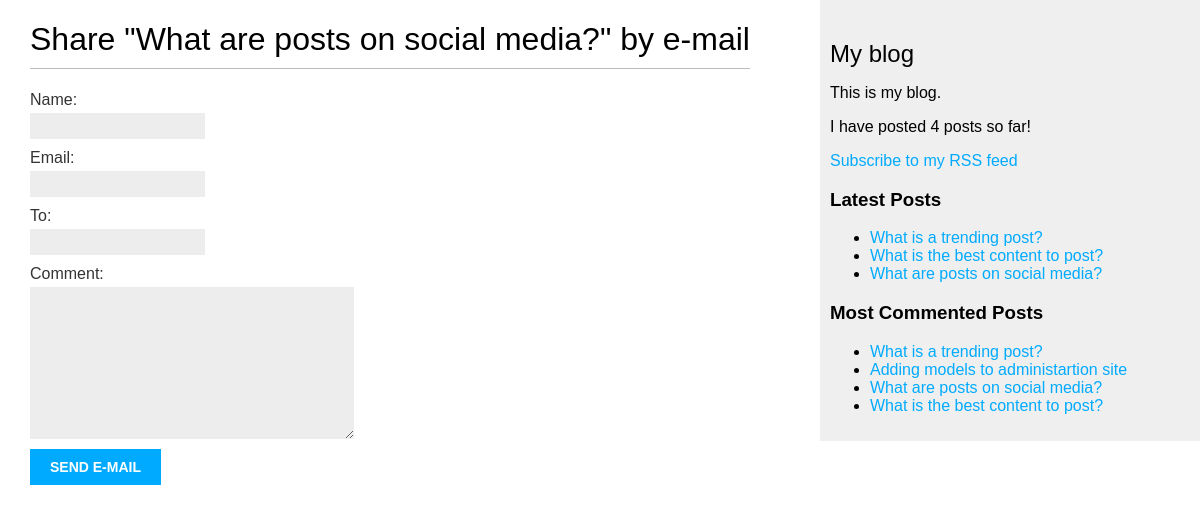
/blog/2/share/, run on an earlier commit of the app's database.
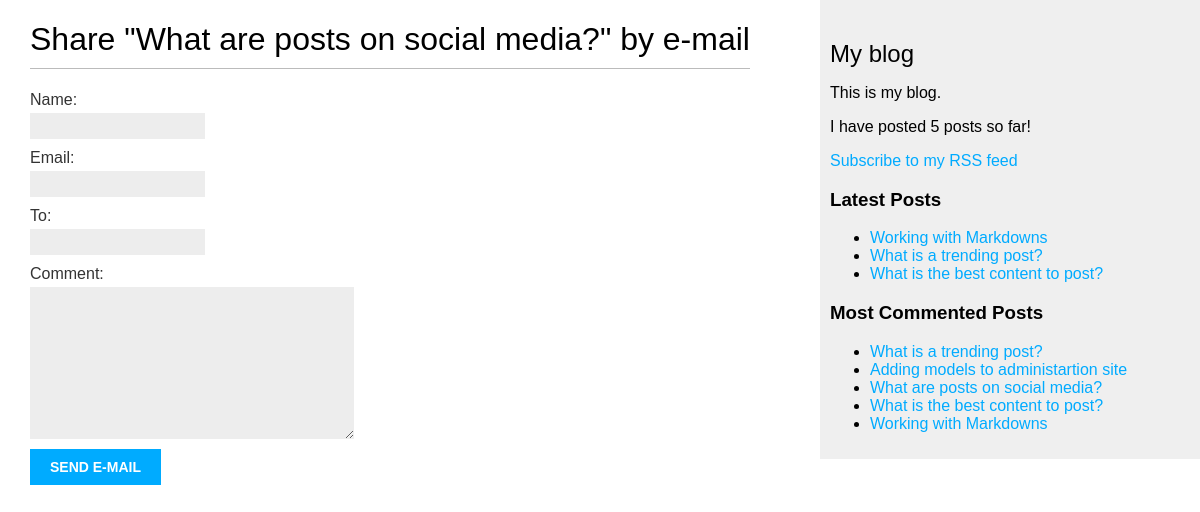
And on a later commit of the database.
### blog/models.py (models this page shows, shortened)
class Post(models.Model):
    class Status(models.TextChoices):
        DRAFT = 'DF', 'Draft'
        PUBLISHED = 'PB', 'Published'
    tag = TaggableManager()
    title = models.CharField(max_length = 250)
    slug = models.SlugField(max_length = 250, unique_for_date = 'publish')
    author = models.ForeignKey(User, on_delete = models.CASCADE, related_name = 'blog_posts')
    body = models.TextField()
    publish = models.DateTimeField(default = timezone.now)
    created = models.DateTimeField(auto_now_add = True)
    updated = models.DateTimeField(auto_now = True)
    status = models.CharField(max_length = 2, choices = Status.choices, default = Status.DRAFT)
    objects = models.Manager()
    published = PublishedManager()
    class Meta:
        ordering = ['-publish']
        indexes = [
            models.Index(fields=['-publish']),
        ]
    def get_absolute_url(self):
        return reverse('blog:post_detail', args=[self.publish.year, self.publish.month, self.publish.day, self.slug])

### blog/views.py (the view)
# urls.py: path('<int:post_id>/share/', views.post_share, name='post_share'),
def post_share(request, post_id):
    post = get_object_or_404(Post, id = post_id, status = Post.Status.PUBLISHED)
    sent = False
    if request.method == 'POST':
        form = EmailPostForm(request.POST)
        if form.is_valid():
            cd = form.cleaned_data
            post_url = request.build_absolute_uri(post.get_absolute_url())
            subject = f"Hi! my name is {cd['name']}. I recommend you to read {post.title}"
            comments = f"read {post.title} at {post_url}\n\n my comment: {cd['comment']}"
            send_mail(subject, comments, cd['email'], [cd['to']], fail_silently=False)
            sent = True
    else:
        form = EmailPostForm()
    return render(request, 'blog/post/share.html', {'post': post, 'form': form, 'sent': sent})

### blog/forms.py
class EmailPostForm(forms.Form):
    name = forms.CharField(max_length=25)
    email = forms.EmailField()
    to = forms.EmailField()
    comment = forms.CharField(required=False, widget=forms.Textarea)

### blog/models.py (called while the page is built)
    def get_queryset(self) -> QuerySet:
        return super().get_queryset() \
                .filter(status = Post.Status.PUBLISHED)

### blog/templatetags/blog_tags.py (called while the page is built)
@register.simple_tag
def total_posts():
    count = Post.published.all().count()
    return f"I have posted {count} posts so far!"

@register.inclusion_tag('blog/post/includes/latest_posts.html')
def get_latest_posts(count=3):
    posts = Post.published.all().order_by('-publish')[:count]
    return {'posts':posts}

@register.inclusion_tag('blog/post/includes/latest_posts.html')
def get_most_commented_posts(count=5):
    posts = Post.published.all().annotate(comment = Count('comments')) \
                                    .order_by('-comment')[:count]
    return {'posts':posts}

### blog/templates/blog/post/share.html (shortened to what this page needs)
{% extends 'blog/base.html' %}
{% block content %}
{% if sent %}
<h1>E-mail successfully sent</h1>
<p>
    {{post.title}} successfully sended to {{form.cleaned_data.to}}
</p>
{% else %}
<h1>Share "{{ post.title }}" by e-mail</h1>
<form method="post">
    {{form.as_p}}
    <input type="submit" value="Send e-mail">
</form>
{% endif %}
{% endblock %}

### blog/templates/blog/post/includes/latest_posts.html
{% for post in posts %}
    <li><a href="{{ post.get_absolute_url }}">{{post.title}}</a></li>
{% endfor %}

What changed in the data, as far as the page shows it:
no longer on one of the page's lists (row unchanged): Post: title "What are posts on social media?"
added Post: title "Working with Markdowns"
shown differently, row unchanged: Post "Adding models to administartion site": moves up the list
Also different on the page:
text no longer shown: "I have posted 4 posts so far!"
text now shown: "I have posted 5 posts so far!"
